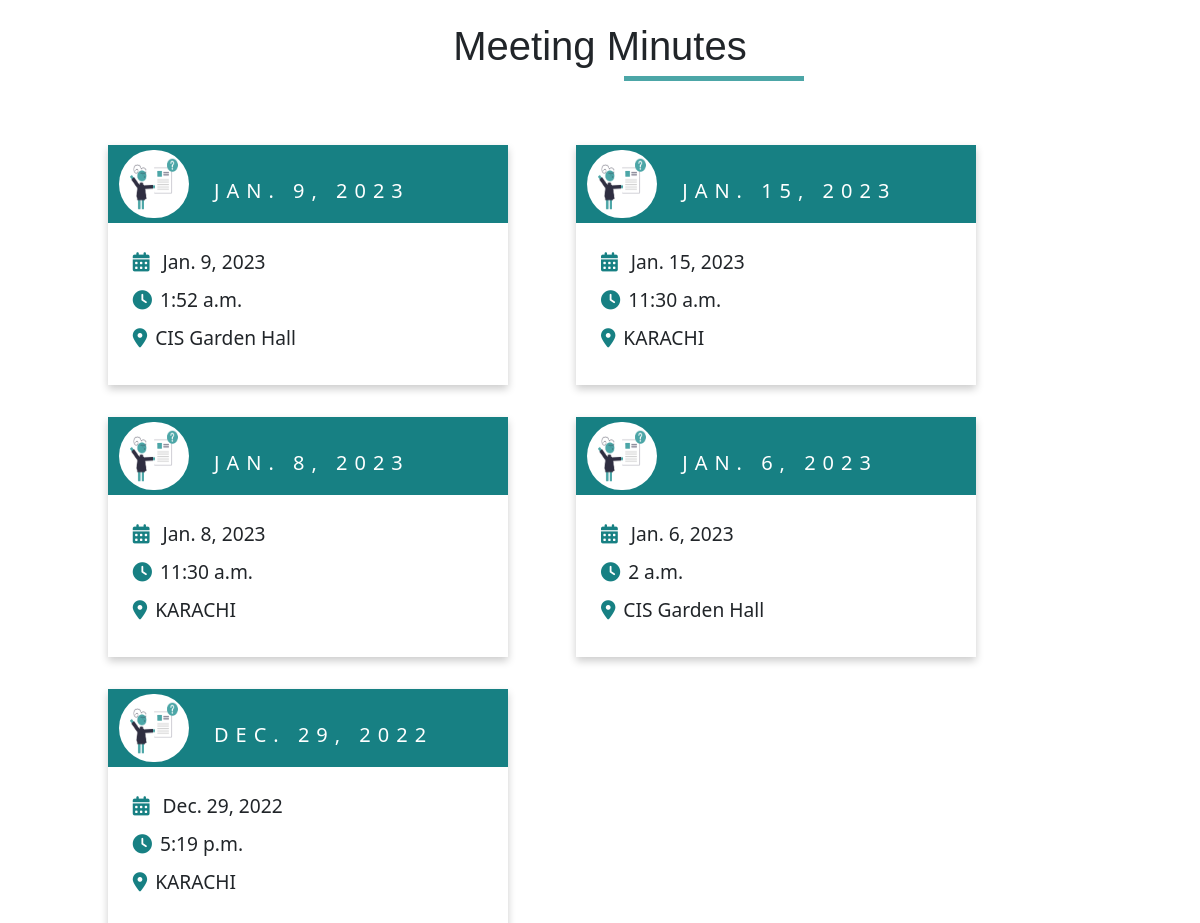
Page /meeting/ (signed in) on the committed database.
### meeting_minutes/models.py (models this page shows)
class meeting(models.Model):
    id = models.IntegerField(primary_key=True)
    date = models.DateField(default=False)
    time = models.TimeField(default=False)
    location = models.TextField(max_length=200)
    agenda = models.TextField(max_length=1000)
    members = models.TextField(max_length=200)
    decision = models.TextField(max_length=1000)

### meeting_minutes/views.py (the view)
# urls.py: path('', views.meetings, name='meeting'),
@login_required
def meetings(request):
    meeting_minutes= meeting.objects.all()
    params={"meeting": meeting_minutes}
    return render (request, 'meeting minutes.html', params)

### templates/meeting minutes.html (shortened to what this page needs)
<!DOCTYPE html>
<html lang="en">
<head>
  <link rel="stylesheet" href="/static/meeting minutes.css">
  <link rel="stylesheet" href="https://cdnjs.cloudflare.com/ajax/libs/font-awesome/6.2.1/css/all.min.css"
 />
    <link href="https://cdn.jsdelivr.net/npm/bootstrap@5.0.2/dist/css/bootstrap.min.css" rel="stylesheet">
</head>
<body>
  <!DOCTYPE html>
  <html lang="en">
  <head>
    <link href="https://cdnjs.cloudflare.com/ajax/libs/font-awesome/5.8.2/css/all.css" rel="stylesheet">
  </head>
  <body>
    <div class="card-category-5">
      <div class="category-name">Meeting Minutes <br>
        <div style="width: 15%; height: 0.3rem; background-color: #4CA6A7; margin-left: 39rem;"></div>
      </div> <br /><br />
      <ul class="all-pr-cards">
        {% for meet in meeting %}
        <li>
          <div class="per-card-3">
            <div class="card-image">
              <span class="per-name">{{meet.date}}</span>
            </div>
            <div class="card-content">
              <div class="papa">
                <div class="chotu">
                  <span><i class="fa-solid u fa-calendar-days"></i> {{meet.date}}</span>
                  <span><i class="fa-solid u fa-clock"></i>{{meet.time}}</span>
                  <span><i class="fa-solid u fa-location-dot"></i>{{meet.location}}</span>
                </div>
              </div>
            </div>
          </div>
        </li>
        <li>
          {% endfor %}
      </ul>
    </div>
  </body>
  </html>
</body>
</html>

### static/meeting minutes.css (style rules this page uses)
body { margin: 0; }
.category-name { font-family: sans-serif; width: -webkit-fill-available; text-align: center; font-size: 40px; margin-top: 1rem; }
.chotu { display: flex; flex-direction: column; align-items: flex-start; }
.chotu span { margin: 0.3rem; font-size: 1.2rem; }
.u { color: #178083; margin-right: 0.5rem; }
.papa { display: flex; }
.all-pr-cards li { margin: 1rem; }
.all-pr-cards { width: 90%; margin: auto; }
.card-category-2 ul li, .card-category-3 ul li, .card-category-4 ul li, .card-category-5 ul li, .card-category-6 ul li { list-style-type: none; display: inline-block; vertical-align: top; }
.card-category-5 .per-card-3 { width: 400px; height: 240px; -webkit-box-shadow: 0 4px 8px 0 rgba(0, 0, 0, 0.2); -moz-box-shadow: 0 4px 8px 0 rgba(0, 0, 0, 0.2); -o-box-shadow: 0 4px 8px 0 rgba(0, 0, 0, 0.2); box-shadow: 0 4px 8px 0 rgba(0, 0, 0, 0.2); }
.card-category-5 .per-card-3 .card-image { position: relative; background: #178083; padding-left: 6px; text-align: left; }
.card-category-5 .per-card-3 .card-image .per-name { position: absolute; top: 40%; text-transform: uppercase; letter-spacing: 7px; font-size: 20px; color: #fff; }
.card-category-5 .per-card-3 .card-content { text-align: center; padding: 20px; position: relative; }

### rows in the picture
meeting: date "Jan. 9, 2023", time "1:52 a.m.", location "CIS Garden Hall"
meeting: date "Jan. 15, 2023", time "11:30 a.m.", location "KARACHI"
meeting: date "Jan. 8, 2023", time "11:30 a.m.", location "KARACHI"
meeting: date "Jan. 6, 2023", time "2 a.m.", location "CIS Garden Hall"
meeting: date "Dec. 29, 2022", time "5:19 p.m.", location "KARACHI"
